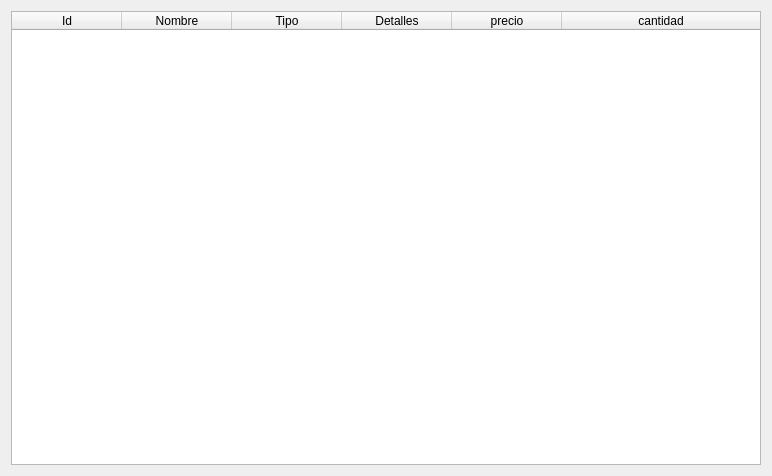
<?xml version="1.0" encoding="UTF-8"?>
<ui version="4.0">
 <class>productos_vendedor</class>
 <widget class="QWidget" name="productos_vendedor">
  <property name="geometry">
   <rect>
    <x>0</x>
    <y>0</y>
    <width>772</width>
    <height>476</height>
   </rect>
  </property>
  <property name="windowTitle">
   <string>productos vendedor</string>
  </property>
  <layout class="QGridLayout" name="gridLayout">
   <item row="0" column="0">
    <widget class="TableWidget" name="TableWidget">
     <property name="selectRightClickedRow" stdset="0">
      <bool>false</bool>
     </property>
     <attribute name="horizontalHeaderVisible">
      <bool>true</bool>
     </attribute>
     <attribute name="horizontalHeaderCascadingSectionResizes">
      <bool>true</bool>
     </attribute>
     <attribute name="horizontalHeaderDefaultSectionSize">
      <number>110</number>
     </attribute>
     <attribute name="horizontalHeaderShowSortIndicator" stdset="0">
      <bool>false</bool>
     </attribute>
     <attribute name="horizontalHeaderStretchLastSection">
      <bool>true</bool>
     </attribute>
     <attribute name="verticalHeaderVisible">
      <bool>true</bool>
     </attribute>
     <attribute name="verticalHeaderCascadingSectionResizes">
      <bool>true</bool>
     </attribute>
     <attribute name="verticalHeaderShowSortIndicator" stdset="0">
      <bool>false</bool>
     </attribute>
     <column>
      <property name="text">
       <string>Id</string>
      </property>
     </column>
     <column>
      <property name="text">
       <string>Nombre</string>
      </property>
     </column>
     <column>
      <property name="text">
       <string>Tipo</string>
      </property>
     </column>
     <column>
      <property name="text">
       <string>Detalles</string>
      </property>
     </column>
     <column>
      <property name="text">
       <string>precio</string>
      </property>
     </column>
     <column>
      <property name="text">
       <string>cantidad</string>
      </property>
     </column>
    </widget>
   </item>
  </layout>
 </widget>
 <customwidgets>
  <customwidget>
   <class>TableWidget</class>
   <extends>QTableWidget</extends>
   <header>qfluentwidgets</header>
  </customwidget>
 </customwidgets>
 <resources/>
 <connections/>
</ui>
